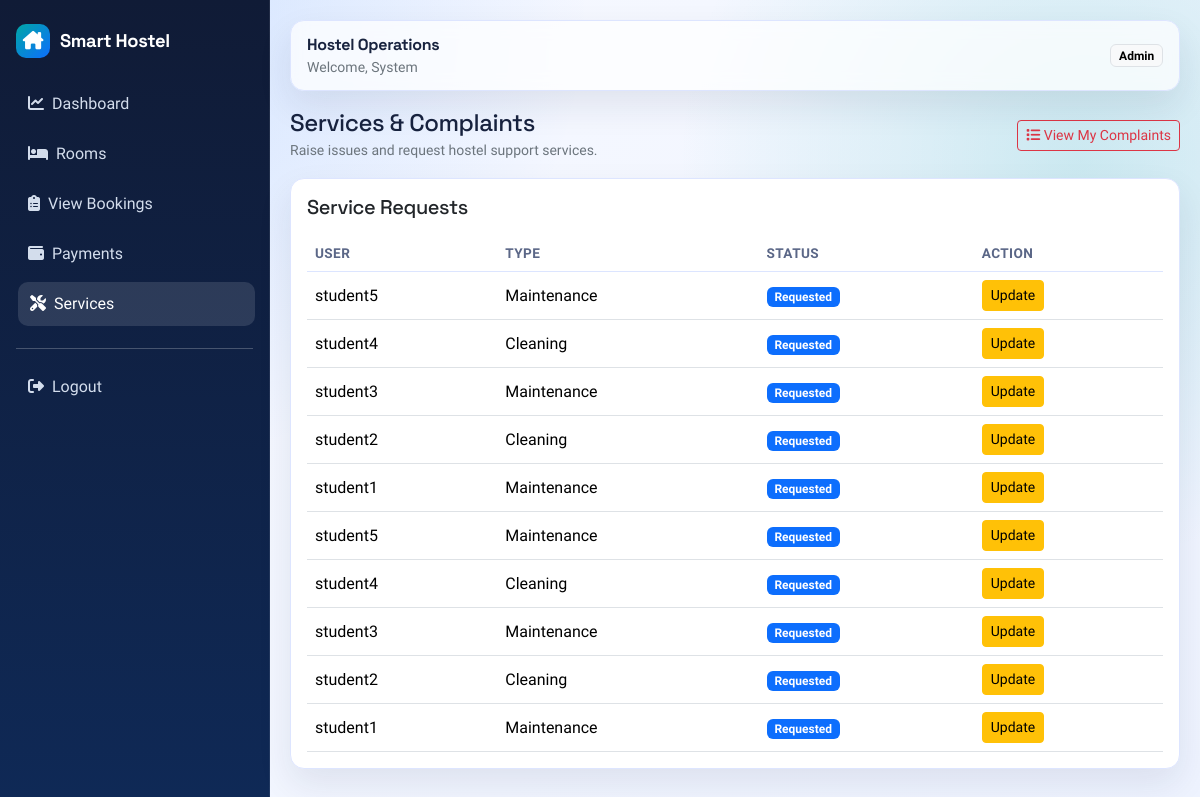
Page /services (signed in) on the earlier database version.
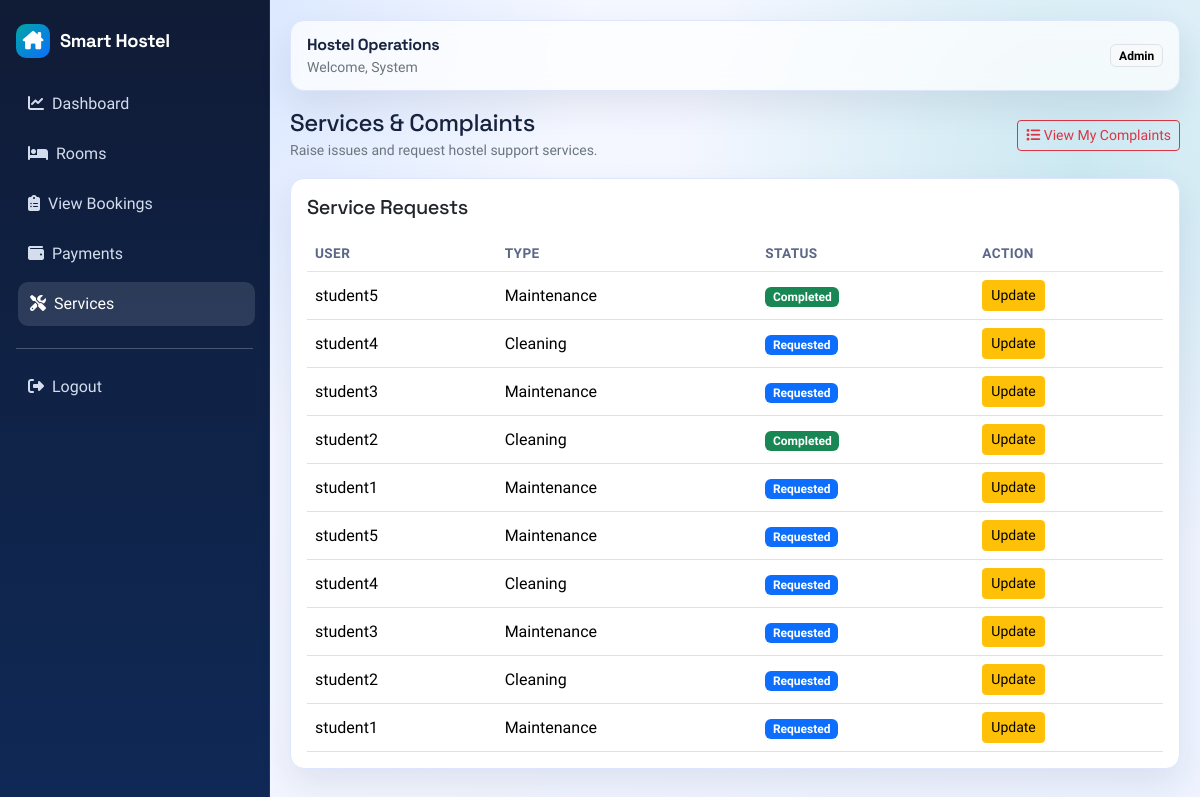
Same page on the later database version.
### services/models.py (models this page shows, shortened)
class ServiceRequest(models.Model):
	TYPE_CLEANING = "cleaning"
	TYPE_MAINTENANCE = "maintenance"
	REQUEST_TYPE_CHOICES = [
		(TYPE_CLEANING, "Cleaning"),
		(TYPE_MAINTENANCE, "Maintenance"),
	]
	STATUS_REQUESTED = "requested"
	STATUS_IN_PROGRESS = "in_progress"
	STATUS_COMPLETED = "completed"
	STATUS_CHOICES = [
		(STATUS_REQUESTED, "Requested"),
		(STATUS_IN_PROGRESS, "In Progress"),
		(STATUS_COMPLETED, "Completed"),
	]
	user = models.ForeignKey(settings.AUTH_USER_MODEL, on_delete=models.CASCADE, related_name="service_requests")
	request_type = models.CharField(max_length=20, choices=REQUEST_TYPE_CHOICES)
	details = models.TextField(blank=True)
	status = models.CharField(max_length=20, choices=STATUS_CHOICES, default=STATUS_REQUESTED)
	created_at = models.DateTimeField(auto_now_add=True)
	updated_at = models.DateTimeField(auto_now=True)
	class Meta:
		ordering = ["-created_at"]

### accounts/models.py (models this page shows, shortened)
class User(AbstractUser):
	ROLE_ADMIN = "admin"
	ROLE_STUDENT = "student"
	ROLE_CHOICES = [
		(ROLE_ADMIN, "Admin"),
		(ROLE_STUDENT, "Student"),
	]
	role = models.CharField(max_length=20, choices=ROLE_CHOICES, default=ROLE_STUDENT)

### services/views.py (the view)
# urls.py: path("services", services_view, name="list"),
@login_required
def services_view(request):
	requests = ServiceRequest.objects.select_related("user")
	if request.user.role != User.ROLE_ADMIN and not request.user.is_staff:
		requests = requests.filter(user=request.user)
	return render(request, "services/services.html", {"service_requests": requests})

### templates/services/services.html (shortened to what this page needs)
{% extends "base.html" %}
{% block content %}
<div class="d-flex flex-wrap gap-2 justify-content-between align-items-center mb-3">
    <div>
        <h4 class="mb-0">Services & Complaints</h4>
        <small class="text-secondary">Raise issues and request hostel support services.</small>
    </div>
    <div class="d-flex gap-2">
        <a href="{% url 'services:complaints' %}" class="btn btn-outline-danger btn-sm">
            <i class="fas fa-list"></i> View My Complaints
        </a>
    </div>
</div>
<div class="row g-3">
    <div class="col-lg-12">
        <div class="card card-soft h-100">
            <div class="card-body">
                <h5 class="mb-3">Service Requests</h5>
                <div class="table-responsive">
                    <table class="table align-middle mb-0">
                        <thead>
                        <tr><th>User</th><th>Type</th><th>Status</th>{% if request.user.is_superuser or request.user.is_staff or request.user.role == "admin" %}<th>Action</th>{% endif %}</tr>
                        </thead>
                        <tbody>
                        {% for item in service_requests %}
                        <tr>
                            <td>{{ item.user.username }}</td>
                            <td>{{ item.get_request_type_display }}</td>
                            <td>
                                {% if item.status == "requested" %}
                                <span class="badge text-bg-primary">Requested</span>
                                {% elif item.status == "in_progress" %}
                                <span class="badge text-bg-warning">In Progress</span>
                                {% else %}
                                <span class="badge text-bg-success">Completed</span>
                                {% endif %}
                            </td>
                            {% if request.user.is_superuser or request.user.is_staff or request.user.role == "admin" %}
                            <td>
                                <a href="{% url 'services:update_service_status' item.id %}" class="btn btn-warning btn-sm">
                                    Update
                                </a>
                            </td>
                            {% endif %}
                        </tr>
                        {% empty %}
                        <tr><td colspan="4" class="text-center text-secondary py-4">No service requests found.</td></tr>
                        {% endfor %}
                        </tbody>
                    </table>
                </div>
            </div>
        </div>
    </div>
</div>
{% endblock %}

Differences in the rows shown:
changed ServiceRequest (number 1 of 10 on the later page): status "Requested" → "Completed"
changed ServiceRequest (number 4 of 10 on the later page): status "Requested" → "Completed"
